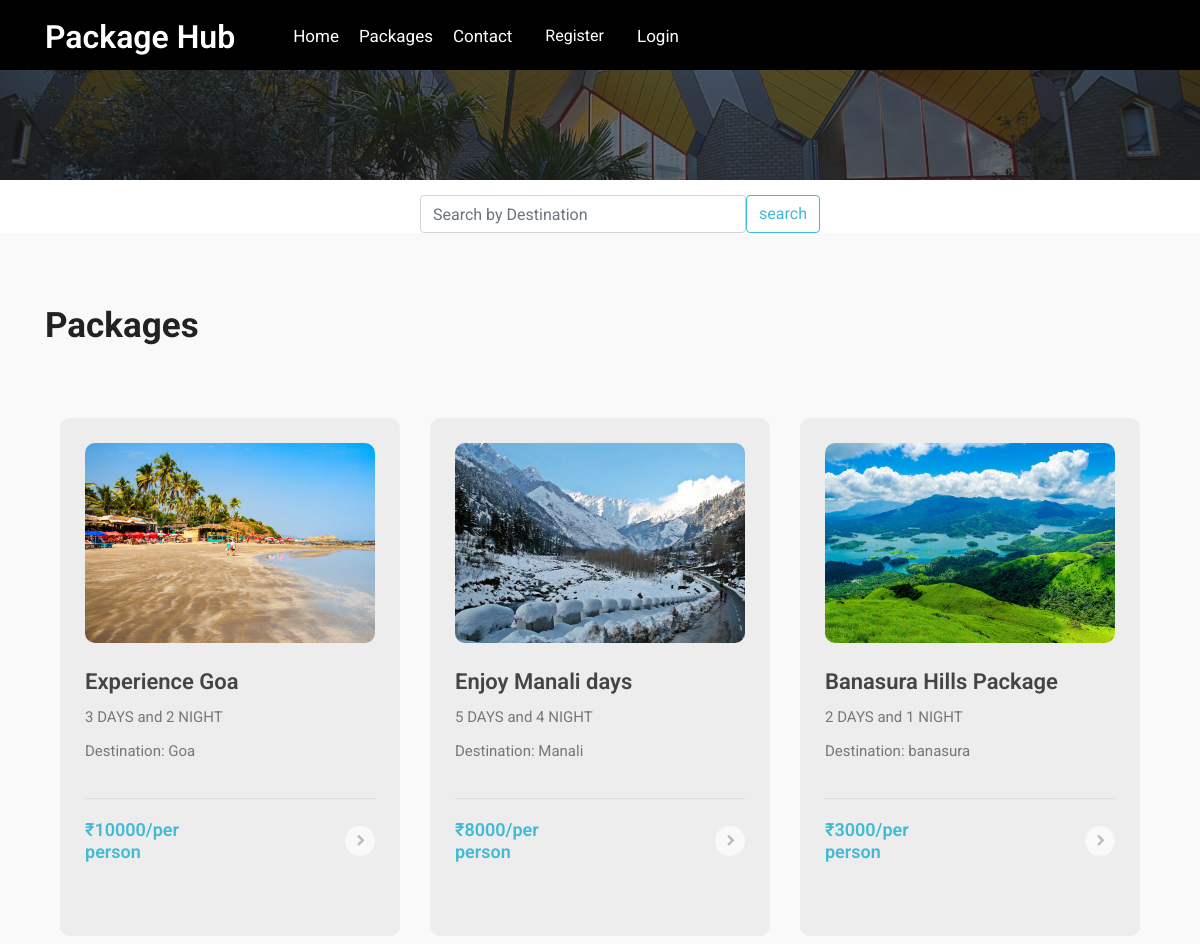
Before: /packages (upper part) with the older database file.
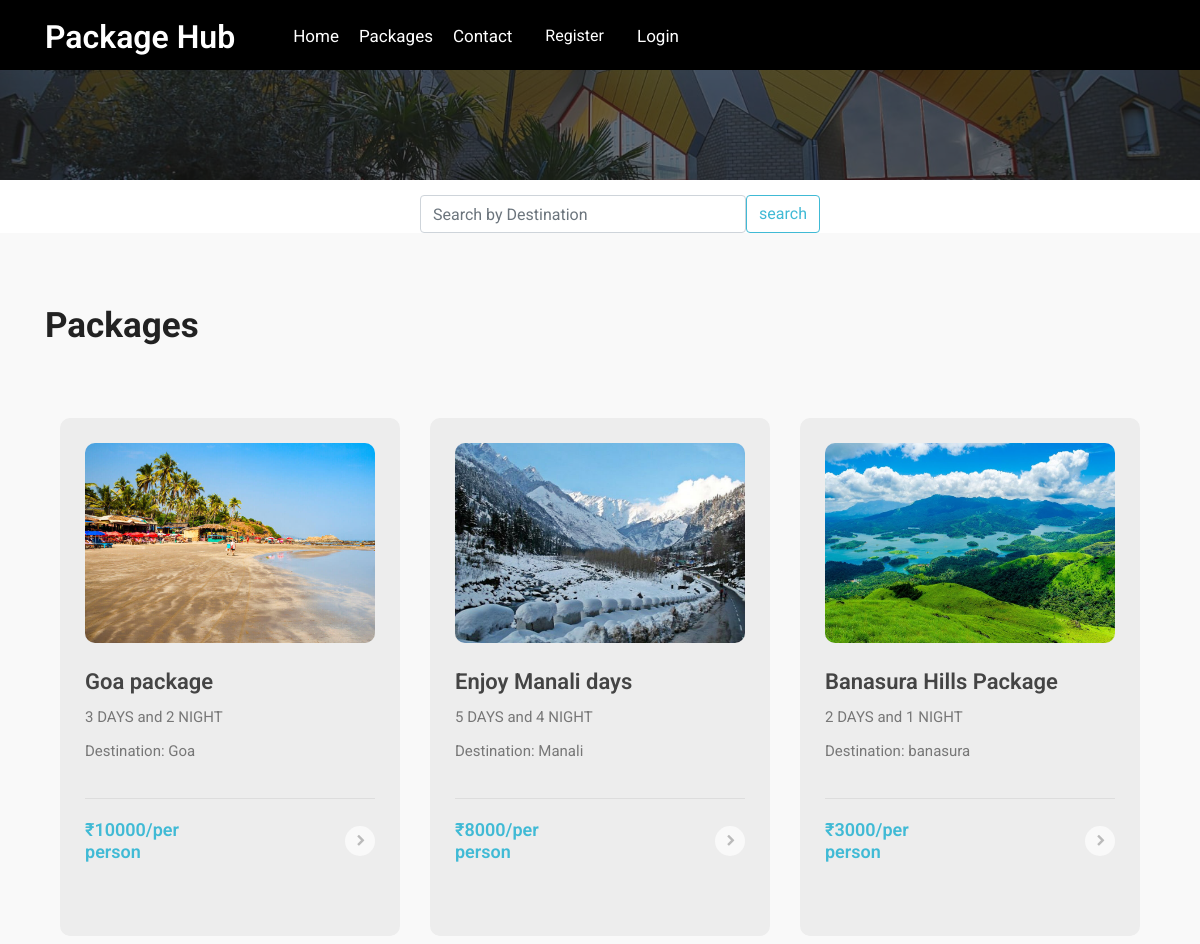
After: the same page with the newer database file.
### app/models.py (models this page shows, shortened)
class Package(models.Model):
    user_id = models.ForeignKey(CustomUser, on_delete=models.CASCADE)
    package_name = models.CharField(max_length=100)
    img1 = models.FileField(upload_to='package')
    img2 = models.FileField(upload_to='package')
    img3 = models.FileField(upload_to='package')
    price = models.IntegerField()
    no_of_days = models.IntegerField()
    no_of_night = models.IntegerField()
    source = models.CharField(max_length=50)
    destination = models.CharField(max_length=50)
    description = models.CharField(max_length=200)

### app/views.py (the view)
# urls.py: path('packages', views.packages, name="packages"),
def packages(request):
    data = Package.objects.all()
    return render(request, 'packages.html', {'packages':data})

### template/packages.html (shortened to what this page needs)
{% extends 'index.html' %}
{% block content %}
<section class="w3l-inner-banner-main">
    <div class="about-inner services editContent">
        <div class="container">
        <div class="breadcrumbs-sub">
            <ul class="breadcrumbs-custom-path">
            </ul>
            </div>
</div>
</div>
</section>
<section class="w3l-services-two" id="services">
    <div class="service-single-page editContent">
		<form action="{% url 'search_package' %}" method="get">
					<div class="input-group" style="width: 400px;
					margin-left: 35%;
					margin-top: 15px;">
						<input type="search" name="search" class="form-control rounded" placeholder="Search by Destination" aria-label="Search" aria-describedby="search-addon" required />
						<button type="submit" class="btn btn-outline-primary" data-mdb-ripple-init>search</button>
				</div>
			</form>
				<section class="w3l-covers-18 ">
                    <div class="covers-main editContent">
                        <div class="container">
                          <div class="main-titles-head ">
                            <h3 class="header-name">Packages
                            </h3>
                          </div>
            <div style="display: flex;flex-wrap: wrap;">
                          {% for package in packages %}
                            <div class="col-lg-4 col-md-6">
                              <div class="img-box" style="margin-top: 20px;">
                                <img src="{{ package.img1.url }}" width="400px" height="200px" alt="package1" class="img-responsive ">
                                <h5 class="my-2"><a href="{% url 'Login' %}">{{ package.package_name }}</a></h5>
                                <div class="blog-date">
                                  <p class="pos-date">{{ package.no_of_days}} DAYS and {{ package.no_of_night}} NIGHT</p><br>
                                  <p class="pos-date">Destination: 	{{ package.destination}} </p>
                                </div>
                                  <div class="top-gap">
                                   <h5>₹{{ package.price }}/per person</h5>
                                    <a href="{% url 'Login' %}" class="icon text-center"><span class="fa fa-chevron-right"></span></a>
                                  </div>
                              </div>
                            </div>
                          {% endfor %}
                        </div>
                              </div>
                              </div>
                            </div>
                </section>
{% endblock %}

Changed rows visible on the page:
changed Package "Goa": package_name "Experience Goa" → "Goa package"
